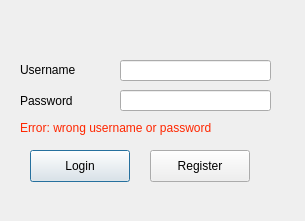
<?xml version="1.0" encoding="UTF-8"?>
<ui version="4.0">
 <class>LoginWindow</class>
 <widget class="QDialog" name="LoginWindow">
  <property name="geometry">
   <rect>
    <x>0</x>
    <y>0</y>
    <width>305</width>
    <height>221</height>
   </rect>
  </property>
  <property name="windowTitle">
   <string>Dialog</string>
  </property>
  <widget class="QLineEdit" name="lineEditUsername">
   <property name="geometry">
    <rect>
     <x>120</x>
     <y>60</y>
     <width>151</width>
     <height>21</height>
    </rect>
   </property>
  </widget>
  <widget class="QLineEdit" name="lineEditPassword">
   <property name="geometry">
    <rect>
     <x>120</x>
     <y>90</y>
     <width>151</width>
     <height>21</height>
    </rect>
   </property>
   <property name="echoMode">
    <enum>QLineEdit::Password</enum>
   </property>
  </widget>
  <widget class="QLabel" name="labelUsername">
   <property name="geometry">
    <rect>
     <x>20</x>
     <y>60</y>
     <width>71</width>
     <height>20</height>
    </rect>
   </property>
   <property name="text">
    <string>Username</string>
   </property>
  </widget>
  <widget class="QLabel" name="labelPassword">
   <property name="geometry">
    <rect>
     <x>20</x>
     <y>90</y>
     <width>71</width>
     <height>21</height>
    </rect>
   </property>
   <property name="text">
    <string>Password</string>
   </property>
  </widget>
  <widget class="QPushButton" name="pushButtonLogin">
   <property name="geometry">
    <rect>
     <x>30</x>
     <y>150</y>
     <width>100</width>
     <height>32</height>
    </rect>
   </property>
   <property name="text">
    <string>Login</string>
   </property>
  </widget>
  <widget class="QPushButton" name="pushButtonRegister">
   <property name="geometry">
    <rect>
     <x>150</x>
     <y>150</y>
     <width>100</width>
     <height>32</height>
    </rect>
   </property>
   <property name="text">
    <string>Register</string>
   </property>
  </widget>
  <widget class="QLabel" name="labelError">
   <property name="geometry">
    <rect>
     <x>20</x>
     <y>120</y>
     <width>231</width>
     <height>16</height>
    </rect>
   </property>
   <property name="text">
    <string>&lt;html&gt;&lt;head/&gt;&lt;body&gt;&lt;p&gt;&lt;span style=&quot; color:#ff2600;&quot;&gt;Error: wrong username or password&lt;/span&gt;&lt;/p&gt;&lt;/body&gt;&lt;/html&gt;</string>
   </property>
  </widget>
 </widget>
 <resources/>
 <connections/>
</ui>
